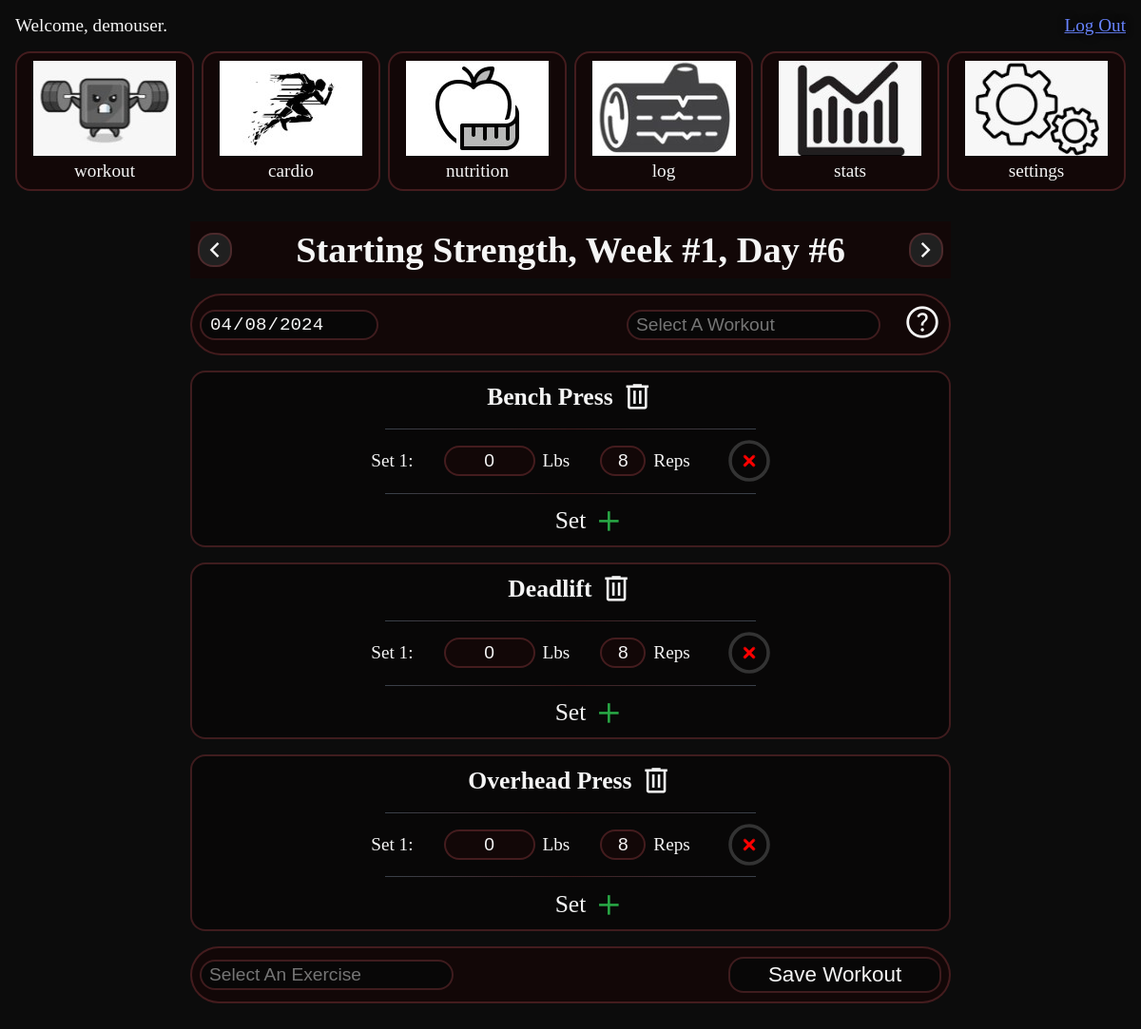
Screenshot of /workout/ (signed in) with the database file from the repository.
### users/models.py (models this page shows, shortened)
class User(AbstractUser):
    email = models.EmailField(unique=True, max_length=255)
    first_name = models.CharField(
        max_length=30,
        validators=[MinLengthValidator(2), RegexValidator(r"^[a-zA-Z]*$")],
        default="first",
    )
    last_name = models.CharField(
        max_length=30,
        validators=[MinLengthValidator(2), RegexValidator(r"^[a-zA-Z]*$")],
        default="last",
    )
    def distance_unit(self):
        system_of_measurement = (
            UserBodyCompositionSetting.objects.filter(user=self.id)
            .first()
            .system_of_measurement
        )
        if system_of_measurement == "Imperial":
            return "mi"
        else:
            return "km"
    def weight_unit(self):
        system_of_measurement = (
            UserBodyCompositionSetting.objects.filter(user=self.id)
            .first()
            .system_of_measurement
        )
        if system_of_measurement == "Imperial":
            return "Lbs"
        else:
            return "Kg"

class UserBodyCompositionSetting(models.Model):
    GENDER_CHOICES = [
        ("M", "Male"),
        ("F", "Female"),
    ]
    MEASUREMENT_CHOICES = [
        ("Imperial", "Imperial"),
        ("Metric", "Metric"),
    ]
    user = models.ForeignKey(User, on_delete=models.CASCADE)
    system_of_measurement = models.CharField(
        max_length=8, choices=MEASUREMENT_CHOICES, default="Imperial"
    )
    gender = models.CharField(max_length=1, choices=GENDER_CHOICES, default="M")
    height = models.FloatField(
        default=70, validators=[MinValueValidator(20.0), MaxValueValidator(270.0)]
    )
    body_weight = models.FloatField(
        default=160, validators=[MinValueValidator(30.0), MaxValueValidator(1000.0)]
    )
    body_fat = models.FloatField(
        default=20, validators=[MinValueValidator(5.0), MaxValueValidator(60.0)]
    )
    age = models.PositiveIntegerField(
        default=30, validators=[MinValueValidator(1), MaxValueValidator(120)]
    )

### workout/models.py (models this page shows, shortened)
class RoutineSettings(models.Model):
    user = models.ForeignKey(User, on_delete=models.CASCADE)
    routine = models.ForeignKey(
        Routine, null=True, blank=True, on_delete=models.SET_NULL
    )
    week_number = models.PositiveSmallIntegerField(default=1)
    day_number = models.PositiveSmallIntegerField(default=1)
    workout_index = models.PositiveSmallIntegerField(default=0)
    last_completed = models.DateTimeField(default=timezone.now)
    def _get_day(self):
        week = get_object_or_404(
            Week, routine=self.routine, week_number=self.week_number
        )
        return get_object_or_404(Day, week=week, day_number=self.day_number)
    def get_workout(self):
        day = self._get_day()
        workouts = Workout.objects.filter(dayworkout__day=day).order_by(
            "dayworkout__order"
        )
        try:
            return workouts[self.workout_index]
        except IndexError:
            return None

class Routine(models.Model):
    name = models.CharField(max_length=100)
    user = models.ForeignKey(User, on_delete=models.CASCADE)
    class Meta:
        unique_together = ("user", "name")
    def __str__(self):
        return self.name

### workout/views.py (the view)
# urls.py: path("workout/", views.WorkoutView.as_view(), name="workout"),
class WorkoutView(WorkoutMixin, TemplateView):
    template_name = "base/index.html"
    def get_context_data(self, **kwargs):
        context = super().get_context_data(**kwargs)
        modules = ["workout", "cardio", "nutrition", "log", "stats", "settings"]
        context["modules"] = modules
        context["template_content"] = "workout/workout_session.html"
        user_workout_settings = WorkoutSetting.objects.filter(
            user=self.request.user
        ).first()
        context["show_workout_timer"] = user_workout_settings.show_workout_timer
        context["show_rest_timer"] = user_workout_settings.show_rest_timer
        return context
    def get(self, request, *args, **kwargs):
        if request.headers.get("fetch") == "True":
            return render(
                request,
                "workout/workout_session.html",
                self.get_context_data(**kwargs),
            )
        else:
            return render(request, "base/index.html", self.get_context_data(**kwargs))

### workout/mixins.py (called while the page is built)
    def get_context_data(self, **kwargs):
        context = super().get_context_data(**kwargs)
        context["exercises"] = Exercise.get_exercise_list(self.request.user)
        return context

    def get_context_data(self, **kwargs):
        context = super().get_context_data(**kwargs)
        context["workouts"] = Workout.get_workout_list(self.request.user)
        context["routine_settings"], _ = RoutineSettings.objects.get_or_create(
            user=self.request.user
        )
        if context["routine_settings"].routine:
            workout = context["routine_settings"].get_workout()
            if workout:
                context["workout"] = workout.configure_workout()
                context["workout"]["workout_name"] = workout.name
        return context

### workout/models.py (called while the page is built)
def get_default_user():
    return User.objects.get(username="default")

def get_attribute_list(model_class, user, attribute_name):
    default_user = get_default_user()
    objects = model_class.objects.filter(Q(user=user) | Q(user=default_user)).distinct()
    attribute_values = set()
    user_values = set(objects.filter(user=user).values_list(attribute_name, flat=True))
    attribute_values.update(user_values)
    default_user_values = set(
        objects.filter(user=default_user).values_list(attribute_name, flat=True)
    )
    attribute_values.update(default_user_values - user_values)
    return sorted(list(attribute_values))

    @classmethod
    def get_exercise_list(cls, user):
        return get_attribute_list(Exercise, user, "name")

    @classmethod
    def get_workout_list(cls, user):
        return get_attribute_list(Workout, user, "name")

    def configure_workout(self) -> dict:
        workout_config = {"exercises": []}
        for exercise in self.config["exercises"]:
            exercise_sets = self.configure_exercise(
                exercise["five_rep_max"], exercise["sets"]
            )
            workout_config["exercises"].append(
                {
                    "name": exercise["name"],
                    "sets": exercise_sets,
                }
            )
        return workout_config

### templates/base/index.html (shortened to what this page needs)
{% extends "base/base.html" %}
{% load static %}
{% block head %}
  <link rel="stylesheet" href="{% static 'css/index.css' %}">
  <link rel="stylesheet" href="{% static 'css/drag_and_drop.css' %}">
  <link rel="stylesheet" href="{% static 'css/animated_checkbox.css' %}">
{% endblock %}
{% block header %}
{% include "base/header.html" %}
{% endblock %}
{% block content %}
  <div class="row gap-md">
    {% for module in modules %}
      {% include "base/module.html" %}
    {% endfor %}
  </div>
  <div id="content" class="col col-align-center gap-lg m-bottom-10">
    {% if template_content%}
      {% include template_content %}
    {% elif calendar %}
      {{ calendar|safe }}
    {% endif %}
  </div>
{% endblock %}

### templates/base/header.html
<header class="row row-justify-space-between">
  <div id="greeting">
    Welcome, {{ user.username }}.
  </div>
  <div>
    <a id="logout" href="{% url 'logout' %}">Log Out</a>
  </div>
</header>

### templates/workout/workout_session.html (shortened to what this page needs)
<form class="col col-lg gap-lg" id="workout-form">
  {% if routine_settings.routine %}
    <div class="row row-lg row-justify-space-between row-align-center row-nowrap bg-primary p gap-md">
      {% include "base/navigate.html" with direction="before" %}
      <div class="row row-center gap-md">
        <h1 id="routine">
          {{ routine_settings.routine }},
          Week #{{ routine_settings.week_number }},
          Day #{{ routine_settings.day_number }}
        </h1>
      </div>
      {% include "base/navigate.html" with direction="next" %}
    </div>
  {% endif %}
  <div class="row row-lg row-justify-space-between row-align-center bg-primary border radius-3 p">
    <div>
      <input type="date" id="date" readonly>
    </div>
    <div class="row row-center row-nowrap">
      {% include "base/search_bar_with_popup.html" with
        container_id="select-workout-search-bar"
        id="select-workout"
        label="Select Workout Search Bar"
        placeholder="Select A Workout"
        items=workouts
        item_class="workout-option"
      %}
      <div>
        {% include "base/tooltip.html" with
          id="workout"
          message="To create or edit exercises, workouts, or your routine, go to settings."
        %}
      </div>
    </div>
  </div>
  <div class="exercises drag-and-drop-container col col-lg col-center gap-lg" id="workout-container">
    {% include "workout/workout.html" %}
  </div>
  <div class="row row-lg bg-primary border radius-3 p gap-xl">
    <div class="row row-align-center row-justify-space-between gap-md full-width">
      {% include "base/search_bar_with_popup.html" with
        container_id="add-exercise-search-bar"
        id="add-exercise"
        label="Add Exercise Search Bar"
        placeholder="Select An Exercise"
        items=exercises
        item_class="exercise-option"
        bottom=True
      %}
      <div>
        <button type="button" class="btn" id="save-workout">Save Workout</button>
      </div>
    </div>
  </div>
</form>

### templates/workout/set.html (shortened to what this page needs)
<div class="set row row-center row-nowrap gap-xl">
  <div class="set-number">
  Set {{ forloop.counter }}:
  </div>
  <div class="row row-center row-nowrap gap-md">
    <div>
      <input type="number" class="weight input-sm bg-primary text-primary text-center border" step=".5" value="{{ set.weight|default:"0" }}">
    </div>
    <div>
      {{ user.weight_unit }}
    </div>
  </div>
  <div class="row row-center row-nowrap gap-md">
    <div>
      <input type="number" class="reps input-xs bg-primary text-primary text-center border" value="{{ set.reps|default:"0" }}">
    </div>
    <div>
    Reps
    </div>
    <div class="checkbox-wrapper-44">
      <label class="toggleButton">
        <div>
          <svg viewBox="0 0 44 44">
            <path d="M14,24 L21,31 L39.7428882,11.5937758 C35.2809627,6.53125861 30.0333333,4 24,4 C12.95,4 4,12.95 4,24 C4,35.05 12.95,44 24,44 C35.05,44 44,35.05 44,24 C44,19.3 42.5809627,15.1645919 39.7428882,11.5937758" transform="translate(-2.000000, -2.000000)"></path>
          </svg>
        </div>
      </label>
    </div>
  </div>
</div>

### static/css/styles.css (style rules this page uses)
:root { --primary-color: #120707; --secondary-color: #080707; --tertiary-color: #202020; --highlight-color: #85383c70; --primary-background: #0c0c0c; --secondary-background: #000000; --blue-background: #1f538d; --primary-font: #f5f5f5; --secondary-font: #8d8d8d; --blue-font: #6884ff; --red-font: #ff004c; --green-font: #28a745; --bold: 700; --font-size-sm: 1rem; --font-size-md: 1.2rem; --hover-border: 2px solid #9bd4e0; --text-shadow: 1px 0 8px rgb(0, 0, 0); --box-shadow: 3px 3px 10px 3px rgba(0, 0, 0, .5); }
*, *::after, *::before { box-sizing: border-box; margin: 0; padding: 0; }
body { margin: 0; background-color: var(--secondary-background); }
.row, .col { display: flex; }
.row-lg, .col-lg { width: 100%; max-width: 50rem; }
.row-justify-space-between, .col-justify-space-between { justify-content: space-between; }
.row-align-center, .col-align-center { align-items: center; }
.row-center, .col-center { justify-content: center; align-items: center; }
.row-nowrap, .col-nowrap { flex-wrap: nowrap !important; }
.col { flex-direction: column; width: 100%; }
.full-width { width: 100%; }
.border { border: 2px solid var(--highlight-color); border-radius: 1rem; }
.p { padding: 0.5rem; }
.bg-primary { background-color: var(--primary-color); }
.gap-md { gap: 0.5rem; }
.gap-lg { gap: 1rem; }
.gap-xl { gap: 2rem; }
.m-bottom-10 { margin-bottom: 10rem; }
.text-center { text-align: center; }
.text-primary { color: var(--primary-font); }
.radius-3 { border-radius: 3rem; }
a { cursor: pointer; display: inline-flex; flex-direction: column; text-decoration: underline; color: var(--blue-font); text-align: center; text-shadow: var(--text-shadow); }
a::after { content: attr(data-text)/""; height: 0; visibility: hidden; overflow: hidden; -webkit-user-select: none; -moz-user-select: none; -ms-user-select: none; user-select: none; pointer-events: none; font-weight: var(--bold); }
.btn { padding: 0.25rem 1rem; background-color: var(--secondary-color); color: var(--primary-font); border-radius: 1rem; text-align: center; font-size: 1.4rem; align-self: center; justify-self: center; border: 2px solid var(--highlight-color); min-width: 14rem; }
input { color: var(--primary-font); background-color: var(--secondary-color); border: 2px solid var(--highlight-color); border-radius: 1rem; padding-left: 0.5rem; padding-right: 0.5rem; font-size: 1.2rem; outline: none; }
input:not([type=checkbox], [type=radio]) { height: 2rem; }
input:not([type=checkbox], [type=radio], [type=date]) { width: 100%; }
input[type=number] { -moz-appearance: textfield; }
.input-xs { max-width: 3rem; }
.input-sm { max-width: 6rem; }

### static/css/index.css (style rules this page uses)
input[type=date] { -webkit-appearance: none; -moz-appearance: none; appearance: none; }

### rows the page displays
User: username "demouser", weight_unit "Lbs" "Lbs" "Lbs"
RoutineSettings: routine "Starting Strength", week_number "1", day_number "6"

### other values shown
{{ module }} "workout" "cardio" "nutrition" "log" "stats" "settings"
{{ exercise.name }} "Bench Press" "Deadlift" "Overhead Press"
